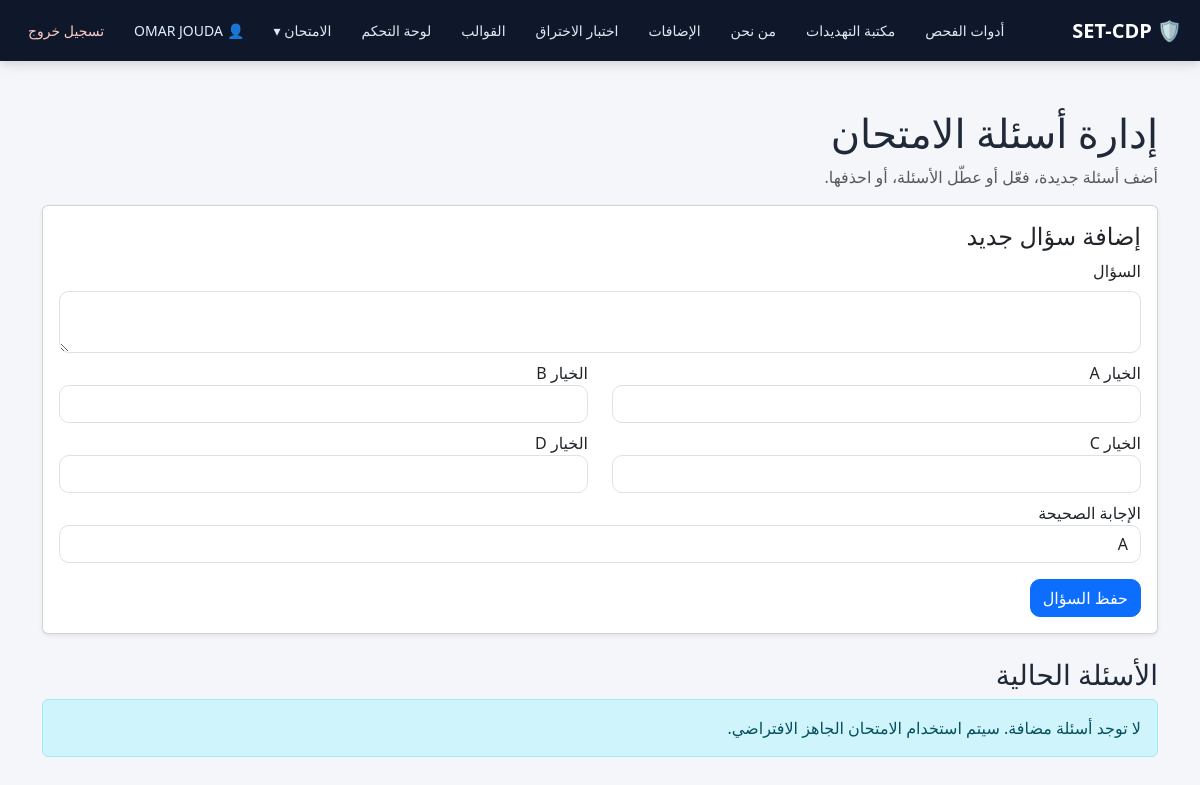
The page /quiz-builder (signed in) on the database as committed earlier.
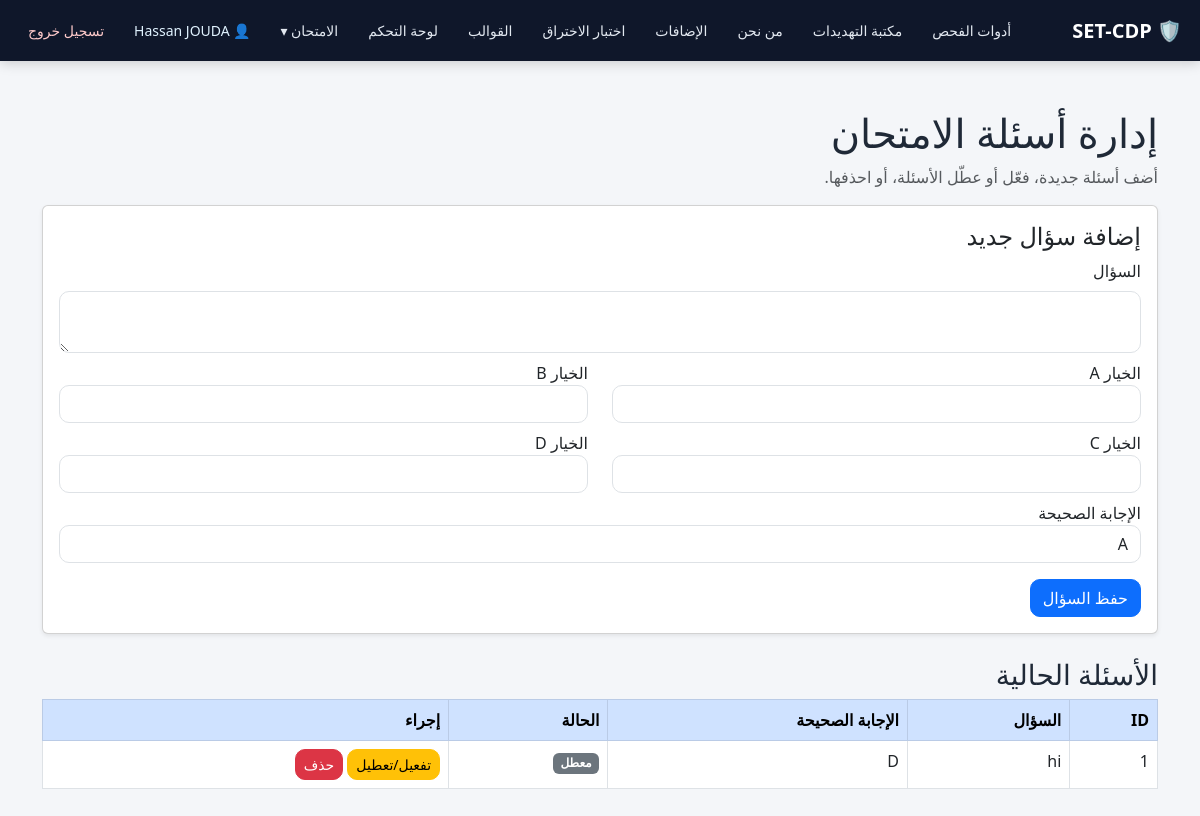
The same page on the database as committed later.
### tables this page shows
CREATE TABLE quiz_questions (
        id INTEGER PRIMARY KEY AUTOINCREMENT,
        question TEXT,
        option_a TEXT,
        option_b TEXT,
        option_c TEXT,
        option_d TEXT,
        correct_option INTEGER,
        is_active INTEGER DEFAULT 1,
        created_at TEXT
    );

### app.py (the view)
@app.route("/quiz-builder")
@admin_required
def quiz_builder():
    ensure_quiz_questions_table()
    conn = get_db()
    questions = conn.execute("SELECT * FROM quiz_questions ORDER BY id DESC").fetchall()
    conn.close()
    return render_template("quiz_builder.html", questions=questions)

### app.py (called while the page is built)
def admin_required(f):
    @wraps(f)
    def wrapper(*args, **kwargs):
        if "user_id" not in session:
            return redirect(url_for("login"))
        if session.get("role") != "admin":
            return render_template("403.html"), 403
        return f(*args, **kwargs)
    return wrapper

def get_db():
    conn = sqlite3.connect(DB_PATH)
    conn.row_factory = sqlite3.Row
    return conn

def ensure_quiz_questions_table():
    conn = get_db()
    conn.execute('''CREATE TABLE IF NOT EXISTS quiz_questions (
        id INTEGER PRIMARY KEY AUTOINCREMENT,
        question TEXT,
        option_a TEXT,
        option_b TEXT,
        option_c TEXT,
        option_d TEXT,
        correct_option INTEGER,
        is_active INTEGER DEFAULT 1,
        created_at TEXT
    )''')
    conn.commit()
    conn.close()

### templates/quiz_builder.html (shortened to what this page needs)
<!doctype html>
<html lang="ar" dir="rtl">
<head>
  <link href="https://cdn.jsdelivr.net/npm/bootstrap@5.3.0/dist/css/bootstrap.rtl.min.css" rel="stylesheet">
  <link rel="stylesheet" href="/static/style.css">
</head>
<body>
{% include 'base_nav.html' %}
<main class="container py-5">
  <h1>إدارة أسئلة الامتحان</h1>
  <p class="text-muted">أضف أسئلة جديدة، فعّل أو عطّل الأسئلة، أو احذفها.</p>
  <div class="card shadow-sm mb-4">
    <div class="card-body">
      <h4>إضافة سؤال جديد</h4>
      <form method="post" action="/quiz-builder/add">
        <label class="form-label">السؤال</label>
        <textarea name="question" class="form-control mb-2" required></textarea>
        <div class="row">
          <div class="col-md-6">
            <label>الخيار A</label>
            <input name="option_a" class="form-control mb-2" required>
          </div>
          <div class="col-md-6">
            <label>الخيار B</label>
            <input name="option_b" class="form-control mb-2" required>
          </div>
          <div class="col-md-6">
            <label>الخيار C</label>
            <input name="option_c" class="form-control mb-2" required>
          </div>
          <div class="col-md-6">
            <label>الخيار D</label>
            <input name="option_d" class="form-control mb-2" required>
          </div>
        </div>
        <label>الإجابة الصحيحة</label>
        <select name="correct_option" class="form-control mb-3" required>
          <option value="0">A</option>
        </select>
        <button class="btn btn-primary">حفظ السؤال</button>
      </form>
    </div>
  </div>
  <h3>الأسئلة الحالية</h3>
  {% if questions %}
  <div class="table-responsive">
    <table class="table table-bordered table-hover">
      <thead class="table-primary">
        <tr>
          <th>ID</th>
          <th>السؤال</th>
          <th>الإجابة الصحيحة</th>
          <th>الحالة</th>
          <th>إجراء</th>
        </tr>
      </thead>
      <tbody>
        {% for q in questions %}
        <tr>
          <td>{{ q.id }}</td>
          <td>{{ q.question }}</td>
          <td>
            {% if q.correct_option == 3 %}D{% endif %}
          </td>
          <td>
            {% if q.is_active == 1 %}
              <span class="badge bg-success">مفعل</span>
            {% else %}
              <span class="badge bg-secondary">معطل</span>
            {% endif %}
          </td>
          <td>
            <form method="post" action="/quiz-builder/toggle/{{ q.id }}" style="display:inline">
              <button class="btn btn-sm btn-warning">تفعيل/تعطيل</button>
            </form>
            <form method="post" action="/quiz-builder/delete/{{ q.id }}" style="display:inline">
              <button class="btn btn-sm btn-danger" onclick="return confirm('حذف السؤال؟')">حذف</button>
            </form>
          </td>
        </tr>
        {% endfor %}
      </tbody>
    </table>
  </div>
  {% else %}
    <div class="alert alert-info">لا توجد أسئلة مضافة. سيتم استخدام الامتحان الجاهز الافتراضي.</div>
  {% endif %}
</main>
</body>
</html>

Rows that differ between the two databases and show on the page:
added quiz_questions: id "1", question "hi", correct_option "D", is_active "معطل"
Other text that changed with them:
{{ session.get('full_name') or session.get('username') }}: "OMAR JOUDA" → "Hassan JOUDA"
text no longer shown: "لا توجد أسئلة مضافة. سيتم استخدام الامتحان الجاهز الافتراضي."
text now shown: "ID السؤال الإجابة الصحيحة الحالة إجراء"
